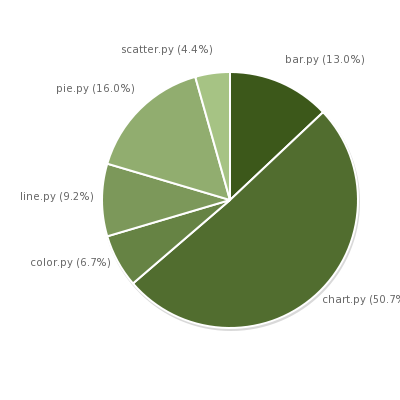

Python code for this plot:
# Copyright (c) 2007-2008 by Lorenzo Gil Sanchez <lorenzo.gil.sanchez@gmail.com>
#
# This file is part of PyCha.
#
# PyCha is free software: you can redistribute it and/or modify
# it under the terms of the GNU Lesser General Public License as published by
# the Free Software Foundation, either version 3 of the License, or
# (at your option) any later version.
#
# PyCha is distributed in the hope that it will be useful,
# but WITHOUT ANY WARRANTY; without even the implied warranty of
# MERCHANTABILITY or FITNESS FOR A PARTICULAR PURPOSE.  See the
# GNU Lesser General Public License for more details.
#
# You should have received a copy of the GNU Lesser General Public License
# along with PyCha.  If not, see <http://www.gnu.org/licenses/>.

import sys

import cairo

import pycha.pie

from lines import lines

def pieChart(output):
    surface = cairo.ImageSurface(cairo.FORMAT_ARGB32, 400, 400)

    dataSet = [(line[0], [[0, line[1]]]) for line in lines]

    options = {
        'axis': {
            'x': {
                'ticks': [dict(v=i, label=d[0]) for i, d in enumerate(lines)],
                }
        },
        'background': {
            'hide': True,
            },
        'padding': {
            'left': 70,
            'right': 10,
            'top': 0,
            'bottom': 0,
            },
        'legend': {
            'hide': True,
            }
    }
    chart = pycha.pie.PieChart(surface, options)

    chart.addDataset(dataSet)
    chart.render()

    surface.write_to_png(output)

if __name__ == '__main__':
    if len(sys.argv) > 1:
        output = sys.argv[1]
    else:
        output = 'piechart.png'
    pieChart(output)
